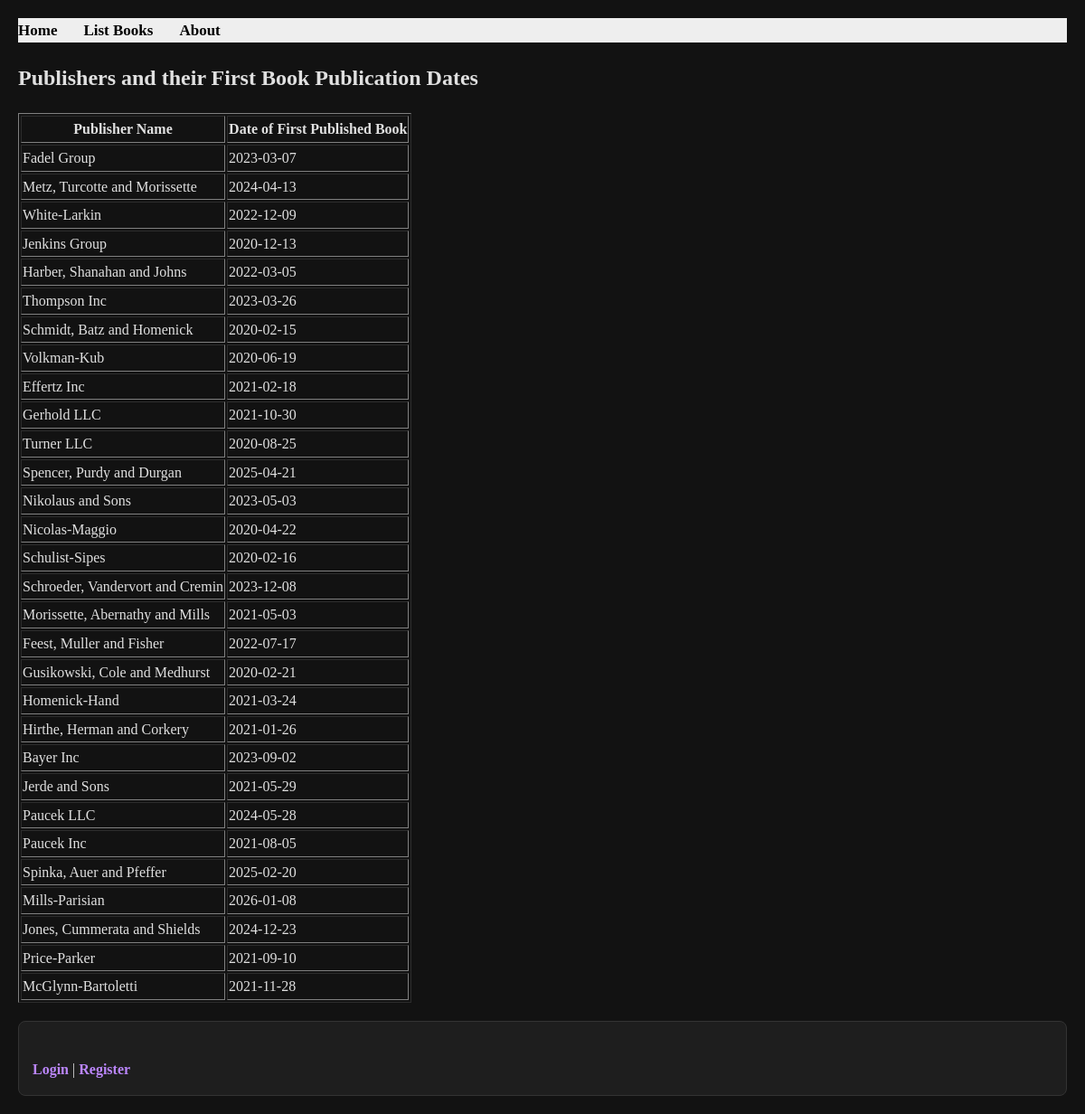
Page /books/lab9/task3/ on the committed database.
### apps/bookmodule/models.py (models this page shows)
class Publisher(models.Model):
  name = models.CharField(max_length=200)
  location = models.CharField(max_length=300)

### apps/bookmodule/views.py (the view)
# urls.py: path('lab9/task3/', views.l9Task3, name='books.l9Task3'),
def l9Task3(request):
    publishers = Publisher.objects.annotate(firstBook=Min('book1__pubdate')).filter(book1__pubdate__isnull=False)
    return render(request, 'bookmodule/lab9Task3.html', {'publishers': publishers})

### apps/templates/bookmodule/lab9Task3.html (shortened to what this page needs)
{% extends "layouts/base.html" %}
{% block content %}
    <h2>Publishers and their First Book Publication Dates</h2>
    <table border="1">
        <tr>
            <th>Publisher Name</th>
            <th>Date of First Published Book</th>
        </tr>
        {% for publisher in publishers %}
        <tr>
            <td>{{ publisher.name }}</td>
            <td>{{ publisher.firstBook|date:"Y-m-d" }}</td>
        </tr>
        {% endfor %}
    </table>
{% endblock %}

### apps/templates/layouts/base.html (style rules this page uses)
:root { --bg-color: #121212; --text-color: #e0e0e0; --nav-bg: #1e1e1e; --link-color: #bb86fc; --border-color: #333333; }
body { background-color: var(--bg-color); color: var(--text-color); margin: 0; padding: 20px; line-height: 1.6; }

### rows in the picture
Publisher: name "Fadel Group", firstBook "2023-03-07"
Publisher: name "Metz, Turcotte and Morissette", firstBook "2024-04-13"
Publisher: name "White-Larkin", firstBook "2022-12-09"
Publisher: name "Jenkins Group", firstBook "2020-12-13"
Publisher: name "Harber, Shanahan and Johns", firstBook "2022-03-05"
Publisher: name "Thompson Inc", firstBook "2023-03-26"
Publisher: name "Schmidt, Batz and Homenick", firstBook "2020-02-15"
Publisher: name "Volkman-Kub", firstBook "2020-06-19"
Publisher: name "Effertz Inc", firstBook "2021-02-18"
Publisher: name "Gerhold LLC", firstBook "2021-10-30"
Publisher: name "Turner LLC", firstBook "2020-08-25"
Publisher: name "Spencer, Purdy and Durgan", firstBook "2025-04-21"
Publisher: name "Nikolaus and Sons", firstBook "2023-05-03"
Publisher: name "Nicolas-Maggio", firstBook "2020-04-22"
Publisher: name "Schulist-Sipes", firstBook "2020-02-16"
Publisher: name "Schroeder, Vandervort and Cremin", firstBook "2023-12-08"
Publisher: name "Morissette, Abernathy and Mills", firstBook "2021-05-03"
Publisher: name "Feest, Muller and Fisher", firstBook "2022-07-17"
Publisher: name "Gusikowski, Cole and Medhurst", firstBook "2020-02-21"
Publisher: name "Homenick-Hand", firstBook "2021-03-24"
Publisher: name "Hirthe, Herman and Corkery", firstBook "2021-01-26"
Publisher: name "Bayer Inc", firstBook "2023-09-02"
Publisher: name "Jerde and Sons", firstBook "2021-05-29"
Publisher: name "Paucek LLC", firstBook "2024-05-28"
Publisher: name "Paucek Inc", firstBook "2021-08-05"
Publisher: name "Spinka, Auer and Pfeffer", firstBook "2025-02-20"
Publisher: name "Mills-Parisian", firstBook "2026-01-08"
Publisher: name "Jones, Cummerata and Shields", firstBook "2024-12-23"
Publisher: name "Price-Parker", firstBook "2021-09-10"
Publisher: name "McGlynn-Bartoletti", firstBook "2021-11-28"
